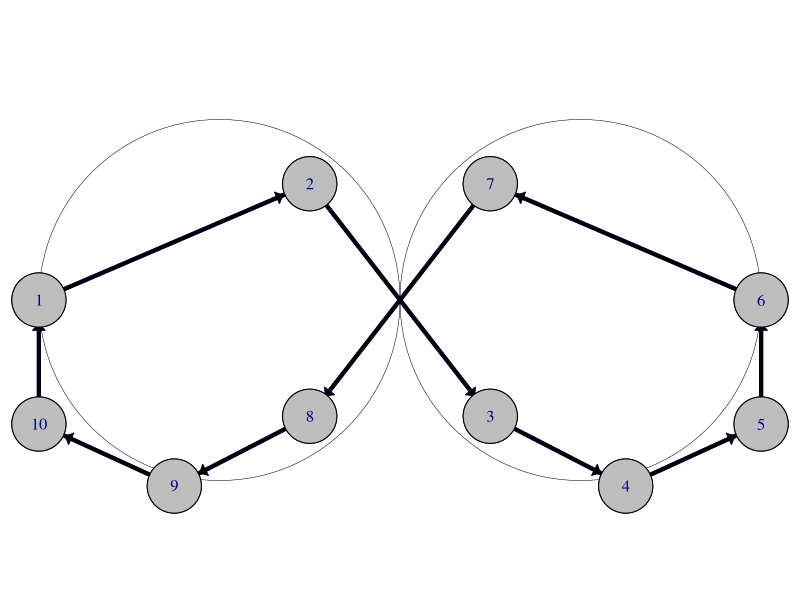
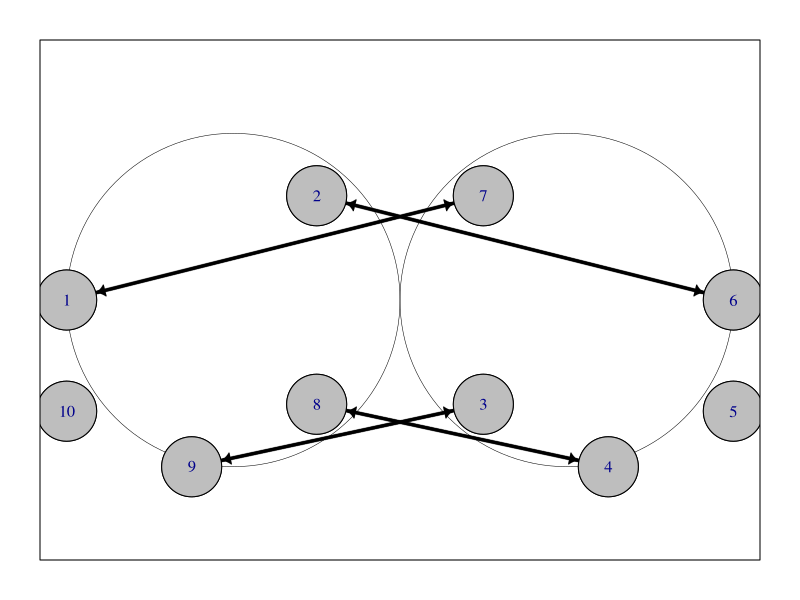

Recreate these plots in R, in order.

# updated Oct 25

rm( list=ls() )
library(igraph)
#library(plotrix)  ## use draw.arc function


# adjacency matrix for ivy-pi

A <- matrix(0, 10, 10 ) ## 10 positions
A[1,2] <- 1
A[2,3] <- 1
A[3,4] <- 1
A[4,5] <- 1
A[5,6] <- 1
A[6,7] <- 1
A[7,8] <- 1
A[8,9] <- 1
A[9,10] <- 1
A[10,1] <- 1

g <- graph.adjacency(A)

# give edge attributes I think

ll <- rbind( c(-1,0),
	c( -1/4, 1*0.866/2 ),
        c( 1/4, -1*.866/2), 
        c( 5/8, -1.6*.866/2),                              # new 4
        c( 1, -1.6*.866/3),                      # new 5
        c( 1, 0),
        c( 1/4, 1*.866/2),
        c( -1/4, -1*.866/2 ),
        c( -5/8, -1.6*.866/2),                      
        c( -1, -1.6*.866/3) )


#pdf( file="ivypi-2.pdf", height=5, width=5 )
par( mar=rep(1/2,4)  )
plot( g, layout=ll , 
	vertex.size=15, edge.arrow.size=1/2, edge.arrow.width=2, 
		 edge.lty=1, edge.color="blue", 
		edge.width=4, vertex.color="magenta", margin=c(0,.4,0,.4), asp=0,
		rescale=FALSE)
#symbols( -1/2, 0, circles=1/2, add=TRUE, lwd=1/4 , inches=FALSE, col="grey" )
#symbols( 1/2, 0, circles=1/2, add=TRUE , lwd=1/4, inches=FALSE, col="grey" )
symbols( -1/2, 0, circles=1/2, add=TRUE, lwd=1/2 , inches=FALSE, col="grey" )
symbols( 1/2, 0, circles=1/2, add=TRUE , lwd=1/2, inches=FALSE, col="grey" )

plot( g, layout=ll , 
	vertex.size=15, edge.arrow.size=1/2, edge.arrow.width=2, 
		 edge.lty=1, edge.color="black", 
		edge.width=4, vertex.color="grey", margin=c(0,.4,0,.4), asp=0,
		rescale=FALSE, add=TRUE )

#dev.off()

A2 <- matrix(0, 10, 10 ) ## 10 positions
A2[1,7] <- 1; A2[7,1] <- 1
A2[6,2] <- 1; A2[2,6] <- 1
A2[4,8] <- 1; A2[8,4] <- 1
A2[3,9] <- 1; A2[9,3] <- 1
g2 <- graph.adjacency(A2)

#pdf( file="ivypi-pass-2.pdf", height=5, width=5 )
par( mar=rep(2,4)  )
plot( g2, layout=ll ,
        vertex.size=18, edge.arrow.size=1/2, edge.arrow.width=2,
                 edge.lty=1, edge.color="grey",
                edge.width=4, vertex.color="grey", margin=c(0,.4,0,.4), asp=0,
                rescale=FALSE)
symbols( -1/2, 0, circles=1/2, add=TRUE, lwd=1/2 , inches=FALSE, col="grey" )
symbols( 1/2, 0, circles=1/2, add=TRUE , lwd=1/2, inches=FALSE, col="grey" )

plot( g2, layout=ll ,
        vertex.size=18, edge.arrow.size=1/2, edge.arrow.width=1.8,
                 edge.lty=1, edge.color="black",
                edge.width=3, vertex.color="grey", margin=c(0,2,0,2), asp=0,
                rescale=FALSE, add=TRUE, xlim=c(-1.5,1.5), keep_aspect_ratio=TRUE )
box()
#dev.off()
